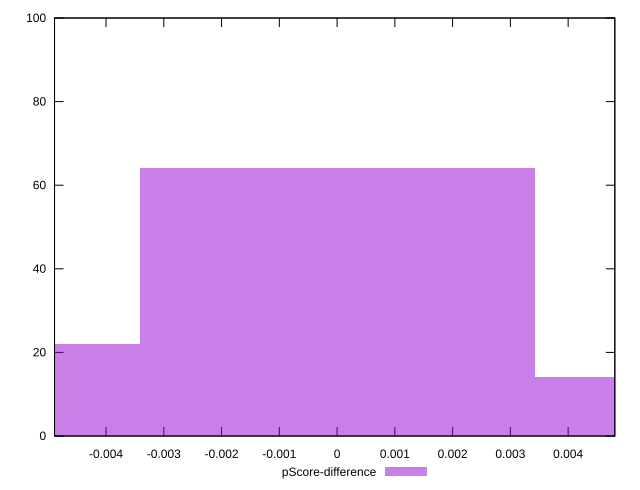

Recreate this plot in gnuplot.
reset

$pScoreDifference <<EOF
0 64
0.006840312979379069 14
-0.006840312979379069 22
EOF

set key outside below
set boxwidth 0.006840312979379069
set xrange [-0.004891671944221909:0.0048082903305221025]
set yrange [0:100]
set trange [0:100]
set style fill transparent solid 0.5 noborder
set terminal svg size 640, 490 enhanced background rgb 'white'
set output "report/report_00029_2021-02-24T13-36-40.390Z/bootup-time/samples/music/pScore-difference/histogram.svg"

plot $pScoreDifference title "pScore-difference" with boxes

reset
